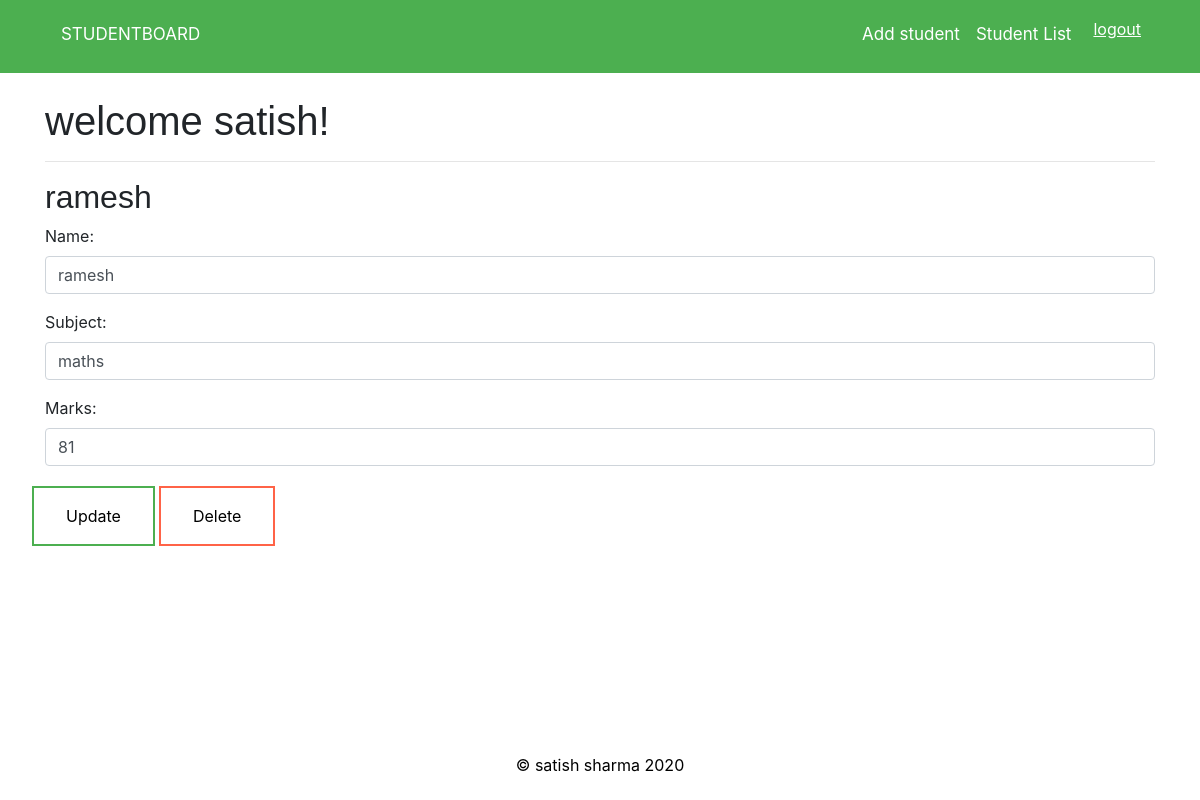
Page /student/2 (signed in) on the committed database.
### studentapp/models.py (models this page shows, shortened)
class Student(models.Model):
    name=models.CharField(max_length=100)
    subject=models.CharField(max_length=100)
    marks=models.PositiveIntegerField()
    user=models.ForeignKey(User,on_delete=models.CASCADE)

### studentapp/views.py (the view, shortened to what this page needs)
# urls.py: path('student/<int:student_pk>',views.viewlist,name='viewlist'),
@login_required
def viewlist(request,student_pk):
    student=get_object_or_404(Student,pk=student_pk,user=request.user)
    if request.method=='GET':
        form=StudentForm(instance=student)
        return render(request,'studentapp/viewlist.html',{'student':student,'form':form})

### studentapp/forms.py
class StudentForm(forms.ModelForm):
    class Meta:
        model=Student
        fields=['name','subject','marks']
        widgets = {
            'name': forms.TextInput(
				attrs={
					'class': 'form-control'
					}
				),
            'subject': forms.TextInput(
    				attrs={
    					'class': 'form-control'
    					}
    				),
            'marks': forms.TextInput(
				attrs={
					'class': 'form-control'
					}
				),
                }

### studentapp/templates/studentapp/viewlist.html (shortened to what this page needs)
{% extends 'studentapp/base.html' %}
{% block content %}
<h2 id="tname">{{ student.name }}</h2>
<form class="" action=" " method="POST">
{{ form.as_p }}
<div class="row">
<div class="column">
<button type="submit" class="buttonupdate update" name="update">Update</button>
</form>
</div>
  <div class="column">
<form class="" action="{% url 'deletestudent' student.id %}" method="POST">
<button type="submit" class="buttondelete delete" name="delete">Delete</button>
</form>
</div>
</div>
{% endblock %}

### studentapp/templates/studentapp/base.html (shortened to what this page needs)
<!doctype html>
<html lang="en">
<head>
  {% load static %}
<link rel="stylesheet" href="https://cdn.jsdelivr.net/npm/bootstrap@4.5.3/dist/css/bootstrap.min.css">
<link rel="stylesheet" href="{% static "custom.css" %}">
  <link rel="stylesheet" href="https://stackpath.bootstrapcdn.com/bootstrap/4.5.2/css/bootstrap.min.css">
  </head>
<body>
  <header>
    <nav class="navbar navbar-expand-lg navbar-dark navbar-custom">
      <div class="container topnav">
        <a class="navbar-brand topnav " href="{% url 'home' %}">STUDENTBOARD</a>
        <div class="collapse navbar-collapse" id="navbarNavAltMarkup">
          <div class="navbar-nav ml-auto">
            {%if user.is_authenticated %}
            <a class="nav-link topnav" id="toplink" href="{% url 'createlist'  %}">Add student</a>
            <a class="nav-link topnav "id="toplink"  href="{% url 'currentlist'  %}">Student List</a>
            <form class="nav-link topnav " action="{% url 'logoutuser' %}" method="POST">
              <button type="submit" class="buttonlogout logout" name="logout">logout</button>
            </form>
            {% else %}
            <a class="nav-link topnav" id="toplink" href="{% url 'loginuser' %}" >login</a>
            <a class="nav-link topnav" id="toplink" href="{% url 'signupuser' %}" >signup</a>
            {% endif %}
          </div>
        </div>
      </div>
    </nav>
  </header>
  <div class="container " id="page-container">
      <div class="" id="content-wrap" >
        <br>
    <h1>welcome {{ user.username }}!</h1>
    <hr>
    {% block content %}
    {% endblock %}
    <footer id="footer">
        <div class=" text-center " >
          <p><span>&#169;</span> satish sharma {% now 'Y'%}</p>
        </div>
    </footer>
<link rel="stylesheet" href="{% static "custom.css" %}">
</body>
</html>

### studentproject/static/custom.css (style rules this page uses)
.navbar-custom { background-color: #4CAF50; }
h1 { font-family: 'Quattrocento Sans', sans-serif; }
#tname { font-family: 'Kite One', sans-serif; }
.buttonlogout { background-color: transparent; color: #FFFFFF; border: none; text-decoration: underline }
#toplink { color: white; }
.topnav a { float: left; display: block; color: #FFFFFF; text-align: center; padding: 14px 16px; text-decoration: none; font-size: 17px; border-bottom: 3px solid transparent; }
#footer { position: absolute; left: 0; bottom: 0; width: 100%; color: black; text-align: center; }
#content-wrap { padding-bottom: 2rem; }
#page-container { position: relative; min-height: 90vh; }
.buttonupdate { background-color: #4CAF50; border: none; color: white; padding: 16px 32px; text-align: center; text-decoration: none; display: inline-block; font-size: 16px; margin: 4px 2px; transition-duration: 0.4s; cursor: pointer; }
.update { background-color: white; color: black; border: 2px solid #4CAF50; }
.buttondelete { background-color: #FF6347; border: none; color: white; padding: 16px 32px; text-align: center; text-decoration: none; display: inline-block; font-size: 16px; margin: 4px 2px; transition-duration: 0.4s; cursor: pointer; }
.delete { background-color: white; color: black; border: 2px solid #FF6347; }

### rows in the picture
Student: name "ramesh", subject "maths", marks "81"

### other values in the picture
{{ user.username }} "satish"
